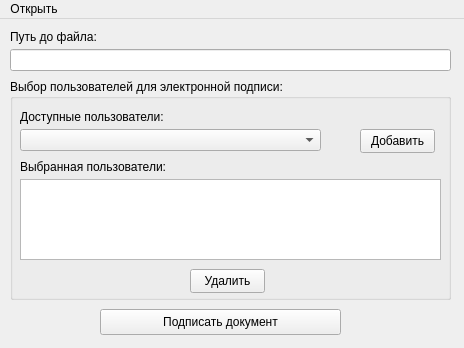
<?xml version="1.0" encoding="UTF-8"?>
<ui version="4.0">
 <class>MainWindow</class>
 <widget class="QMainWindow" name="MainWindow">
  <property name="geometry">
   <rect>
    <x>0</x>
    <y>0</y>
    <width>464</width>
    <height>348</height>
   </rect>
  </property>
  <property name="minimumSize">
   <size>
    <width>464</width>
    <height>348</height>
   </size>
  </property>
  <property name="maximumSize">
   <size>
    <width>464</width>
    <height>348</height>
   </size>
  </property>
  <property name="windowTitle">
   <string>MainWindow</string>
  </property>
  <widget class="QWidget" name="centralwidget">
   <widget class="QLabel" name="label_2">
    <property name="geometry">
     <rect>
      <x>10</x>
      <y>10</y>
      <width>441</width>
      <height>16</height>
     </rect>
    </property>
    <property name="text">
     <string>Путь до файла:</string>
    </property>
   </widget>
   <widget class="QLineEdit" name="lineEdit">
    <property name="geometry">
     <rect>
      <x>10</x>
      <y>30</y>
      <width>441</width>
      <height>22</height>
     </rect>
    </property>
    <property name="readOnly">
     <bool>true</bool>
    </property>
   </widget>
   <widget class="QGroupBox" name="groupBox">
    <property name="geometry">
     <rect>
      <x>10</x>
      <y>60</y>
      <width>441</width>
      <height>221</height>
     </rect>
    </property>
    <property name="title">
     <string>Выбор пользователей для электронной подписи:</string>
    </property>
    <widget class="QListWidget" name="listWidget">
     <property name="geometry">
      <rect>
       <x>10</x>
       <y>100</y>
       <width>421</width>
       <height>81</height>
      </rect>
     </property>
    </widget>
    <widget class="QLabel" name="label_3">
     <property name="geometry">
      <rect>
       <x>10</x>
       <y>30</y>
       <width>421</width>
       <height>16</height>
      </rect>
     </property>
     <property name="text">
      <string>Доступные пользователи:</string>
     </property>
    </widget>
    <widget class="QComboBox" name="comboBox">
     <property name="geometry">
      <rect>
       <x>10</x>
       <y>50</y>
       <width>301</width>
       <height>22</height>
      </rect>
     </property>
    </widget>
    <widget class="QPushButton" name="pushButton">
     <property name="geometry">
      <rect>
       <x>350</x>
       <y>50</y>
       <width>75</width>
       <height>24</height>
      </rect>
     </property>
     <property name="text">
      <string>Добавить</string>
     </property>
    </widget>
    <widget class="QLabel" name="label_4">
     <property name="geometry">
      <rect>
       <x>10</x>
       <y>80</y>
       <width>301</width>
       <height>16</height>
      </rect>
     </property>
     <property name="text">
      <string>Выбранная пользователи:</string>
     </property>
    </widget>
    <widget class="QPushButton" name="pushButton_2">
     <property name="geometry">
      <rect>
       <x>180</x>
       <y>190</y>
       <width>75</width>
       <height>24</height>
      </rect>
     </property>
     <property name="text">
      <string>Удалить</string>
     </property>
    </widget>
   </widget>
   <widget class="QPushButton" name="pushButton_3">
    <property name="geometry">
     <rect>
      <x>100</x>
      <y>290</y>
      <width>241</width>
      <height>26</height>
     </rect>
    </property>
    <property name="text">
     <string>Подписать документ</string>
    </property>
   </widget>
  </widget>
  <widget class="QMenuBar" name="menubar">
   <property name="geometry">
    <rect>
     <x>0</x>
     <y>0</y>
     <width>464</width>
     <height>23</height>
    </rect>
   </property>
   <widget class="QMenu" name="menu">
    <property name="title">
     <string>Открыть</string>
    </property>
    <addaction name="action"/>
    <addaction name="separator"/>
    <addaction name="action_3"/>
   </widget>
   <addaction name="menu"/>
  </widget>
  <action name="action">
   <property name="text">
    <string>Открыть файл</string>
   </property>
  </action>
  <action name="action_3">
   <property name="text">
    <string>Информация о программе</string>
   </property>
  </action>
 </widget>
 <resources/>
 <connections/>
</ui>
